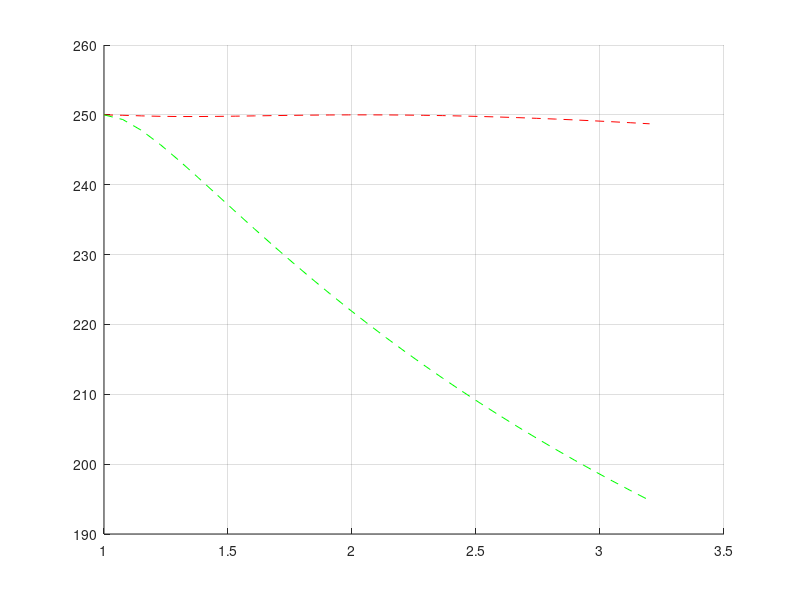

MATLAB code for this plot:
function[] = epstune4 ()
% air: Z1 theta1 (1,1)
% --------------- R1 
% snow: Z2 theta2 (epsi1,epsii1)
%----------------- R2
% ice: Z3 theta3 (epsi2,epsii2)
  epsi_step =30;
  epsi1 = linspace(1,3.2,epsi_step);
  epsii1 = 0.1;
  epsi2 = 3.2;
  epsii2 = 0.5;
  c = 2.99793;
  % frq = dlmread ('Freq-Memls-in.txt');
  freq = 37;    
  lamd=c/(10*freq);

  d = 0.2 ; % [m]
  T2 = 250;
  T3 = 270;
  for n = 1:epsi_step
    theta1 = 55/180*pi;
    theta2 = asin(sin(theta1)/sqrt(epsi1(n)));
    theta3 = asin(sin(theta1)/sqrt(epsi2));
    Z1v = cos(theta1);
    Z1h = sec(theta1);
    Z2v = cos(theta2)/sqrt(epsi1(n));
    Z2h = sec(theta2)/sqrt(epsi1(n));
    Z3v = cos(theta3)/sqrt(epsi2);
    Z3h = sec(theta3)/sqrt(epsi2);

    R1v(n) = ((Z1v-Z2v)/(Z1v+Z2v))^2;
    R1h(n) = ((Z1h-Z2h)/(Z1h+Z2h))^2; 
    R2v(n) = ((Z2v-Z3v)/(Z2v+Z3v))^2;
    R2h(n)= ((Z2h-Z3h)/(Z2h+Z3h))^2;
4*pi/lamd*imag(sqrt(epsi1(n)+i*epsii1))*d*abs(sec(theta2))
    L2 = exp(4*pi/lamd*imag(sqrt(epsi1(n)+i*epsii1))*d*abs(sec(theta2)));
    
    Tbh(n) = (1-R1h(n))*((1+R2h(n)/L2)*(1-1/L2)*T2+(1-R2h(n))*T3/L2)/(1-R1h(n)*R2h(n)/L2^2);
    Tbv(n) = (1-R1v(n))*((1+R2v(n)/L2)*(1-1/L2)*T2+(1-R2v(n))*T3/L2)/(1-R1v(n)*R2v(n)/L2^2);
    
  end
  
  
%     figure
%   hold on
%   grid on
%   plot(epsi1,R2v,'r');
%   plot(epsi1,R2h,'g');
%   hold off

  
  figure
  hold on
  grid on
  plot(epsi1,Tbv,'r--');
  plot(epsi1,Tbh,'g--');

hold off  
  
